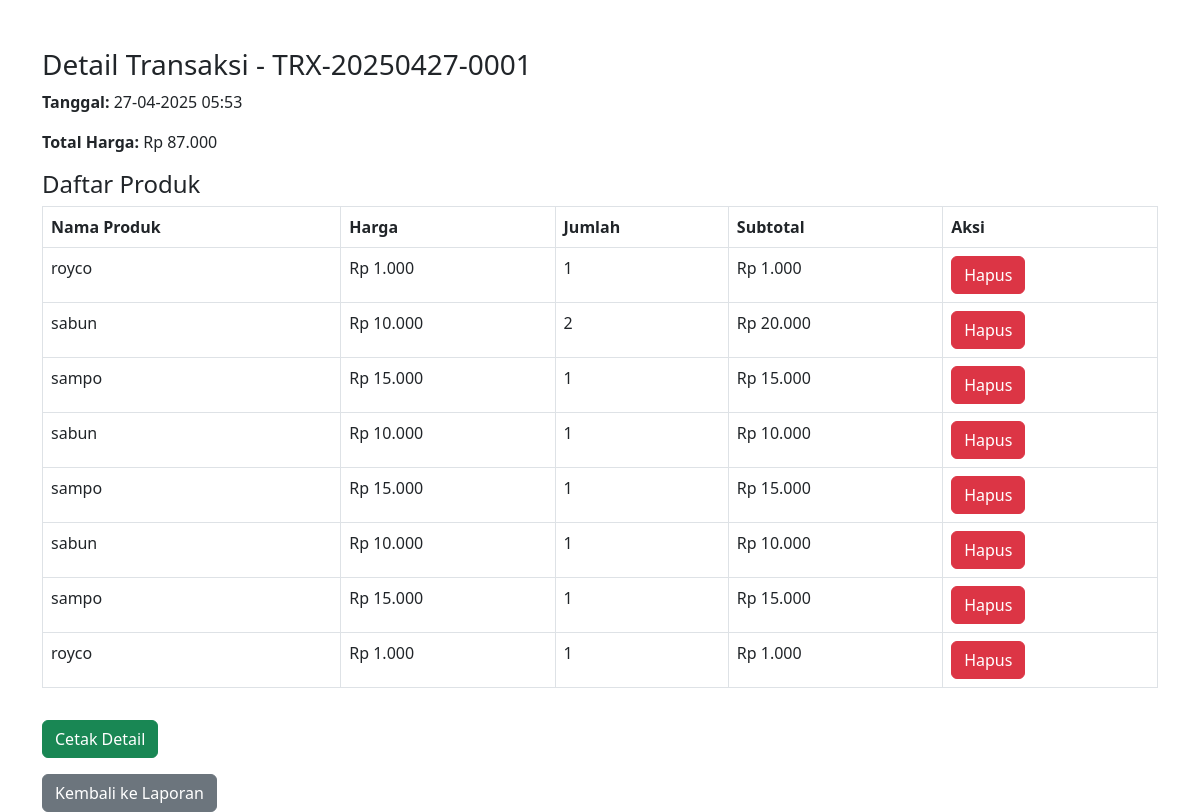
/detail_transaksi.php?id=19 (signed in), run on the app's committed database.
### tables this page shows
CREATE TABLE `transaksi` (
  `id` int(11) NOT NULL,
  `kode_transaksi` varchar(20) NOT NULL,
  `nama_pelanggan` varchar(100) NOT NULL,
  `total_harga` int(11) NOT NULL,
  `tanggal` timestamp NOT NULL DEFAULT current_timestamp(),
  `id_pelanggan` int(11) DEFAULT NULL,
  `id_operator` int(11) DEFAULT NULL
);

CREATE TABLE `detail_transaksi` (
  `id` int(11) NOT NULL,
  `transaksi_id` int(11) DEFAULT NULL,
  `produk_id` int(11) DEFAULT NULL,
  `jumlah` int(11) DEFAULT NULL,
  `subtotal` int(11) DEFAULT NULL
);

CREATE TABLE `produk` (
  `id` int(11) NOT NULL,
  `kode_produk` varchar(50) NOT NULL,
  `nama_produk` varchar(100) NOT NULL,
  `harga` int(11) NOT NULL,
  `stok` int(11) NOT NULL,
  `gambar` varchar(255) DEFAULT NULL,
  `kategori_id` int(11) DEFAULT NULL
);

### detail_transaksi.php (the view, shortened to what this page needs)
<?php
include 'init.php';
$transaksi_id = $_GET['id'];
$query_transaksi = "SELECT * FROM transaksi WHERE id = '$transaksi_id'";
$result_transaksi = mysqli_query($koneksi, $query_transaksi);
$transaksi = mysqli_fetch_assoc($result_transaksi);
$query_detail = "SELECT dt.*, p.nama_produk, p.harga FROM detail_transaksi dt
                 JOIN produk p ON dt.produk_id = p.id
                 WHERE dt.transaksi_id = '$transaksi_id'";
$result_detail = mysqli_query($koneksi, $query_detail);
?>
<!DOCTYPE html>
<html lang="id">
<head>
    <link href="https://cdn.jsdelivr.net/npm/bootstrap@5.3.0-alpha1/dist/css/bootstrap.min.css" rel="stylesheet" />
</head>
<body>
    <div class="container mt-5">
        <h3>Detail Transaksi - <?= $transaksi['kode_transaksi']; ?></h3>
        <p><strong>Tanggal:</strong> <?= date('d-m-Y H:i', strtotime($transaksi['tanggal'])); ?></p>
        <p><strong>Total Harga:</strong> Rp <?= number_format($transaksi['total_harga'], 0, ',', '.'); ?></p>
        <h4>Daftar Produk</h4>
        <table class="table table-bordered">
            <thead>
                <tr>
                    <th>Nama Produk</th>
                    <th>Harga</th>
                    <th>Jumlah</th>
                    <th>Subtotal</th>
                    <th>Aksi</th>
                </tr>
            </thead>
            <tbody>
                <?php while ($detail = mysqli_fetch_assoc($result_detail)): ?>
                    <tr>
                        <td><?= $detail['nama_produk']; ?></td>
                        <td>Rp <?= number_format($detail['harga'], 0, ',', '.'); ?></td>
                        <td><?= $detail['jumlah']; ?></td>
                        <td>Rp <?= number_format($detail['subtotal'], 0, ',', '.'); ?></td>
                        <td>
                            <a href="?hapus_detail=<?= $detail['id']; ?>&id=<?= $transaksi_id; ?>" class="btn btn-danger" onclick="return confirm('Yakin ingin menghapus detail transaksi ini?')">Hapus</a>
                        </td>
                    </tr>
                <?php endwhile; ?>
            </tbody>
        </table>
        <button class="btn btn-success mt-3" onclick="window.print()">Cetak Detail</button>
        <div class="mt-3">
            <a href="laporan.php" class="btn btn-secondary">Kembali ke Laporan</a>
        </div>
    </div>
</body>
</html>

### data on the page
transaksi: kode_transaksi "TRX-20250427-0001", tanggal "27-04-2025 05:53", total_harga "87.000"
detail_transaksi: produk.nama_produk "royco", produk.harga "1.000", jumlah "1", subtotal "1.000"
detail_transaksi: produk.nama_produk "sabun", produk.harga "10.000", jumlah "2", subtotal "20.000"
detail_transaksi: produk.nama_produk "sampo", produk.harga "15.000", jumlah "1", subtotal "15.000"
detail_transaksi: produk.nama_produk "sabun", produk.harga "10.000", jumlah "1", subtotal "10.000"
detail_transaksi: produk.nama_produk "sampo", produk.harga "15.000", jumlah "1", subtotal "15.000"
detail_transaksi: produk.nama_produk "sabun", produk.harga "10.000", jumlah "1", subtotal "10.000"
detail_transaksi: produk.nama_produk "sampo", produk.harga "15.000", jumlah "1", subtotal "15.000"
detail_transaksi: produk.nama_produk "royco", produk.harga "1.000", jumlah "1", subtotal "1.000"
